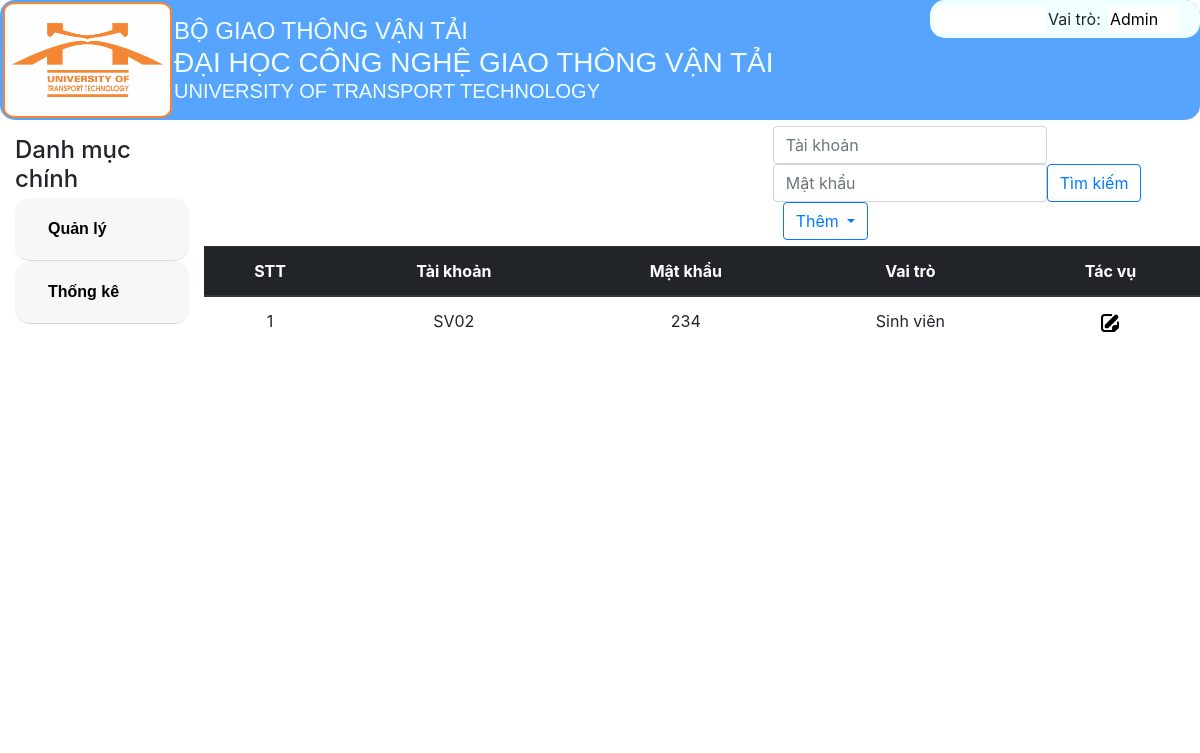
Before: /DanhSachTaiKhoan/ with the older database file.
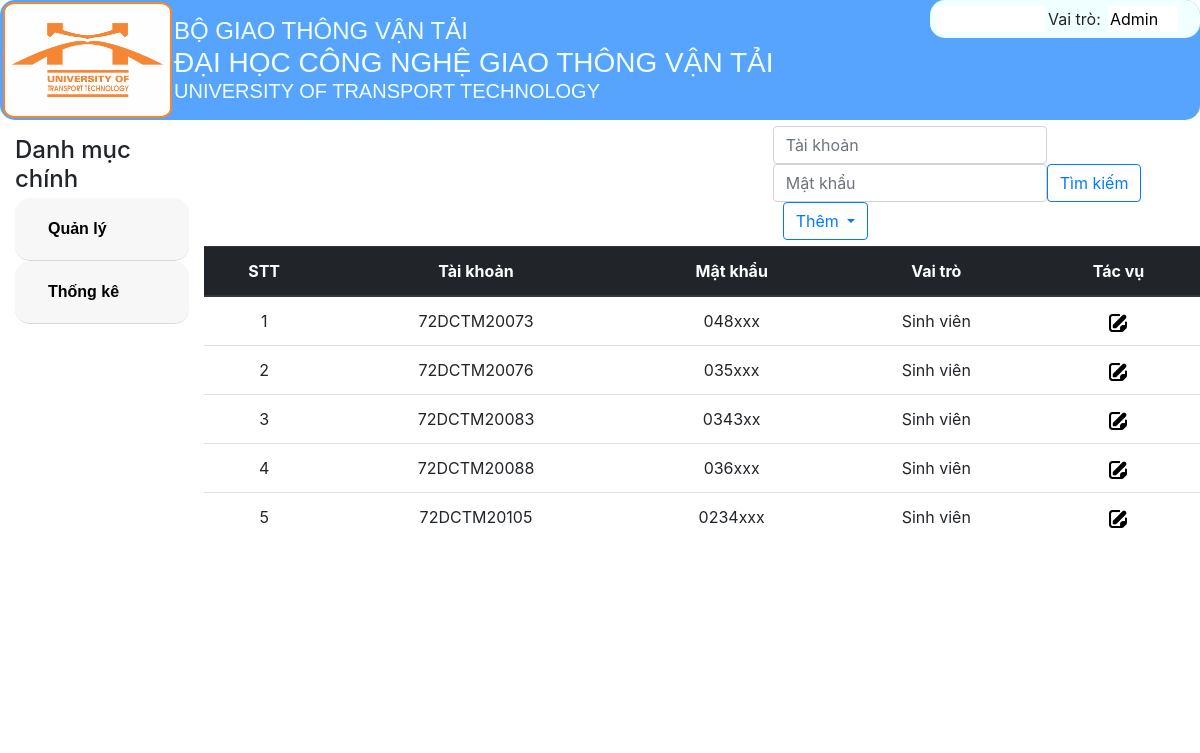
After: the same page with the newer database file.
### tables this page shows
CREATE TABLE `taikhoan` (
  `taikhoan` varchar(30) NOT NULL,
  `matkhau` varchar(30) NOT NULL,
  `vaitro` varchar(30) NOT NULL
);

### MVC/Core/controller.php (called while the page is built, shortened)
<?php
class Controller
{
    public function mode($mode){
        return new $mode;
    }
    function view($view, $data= []){
        include_once './MVC/Views/'.$view.'.php';
    }
}

### MVC/Controllers/DanhSachTaiKhoan.php (called while the page is built, shortened)
<?php
class DanhSachTaiKhoan extends Controller
{
    protected $taikhoan;
    function __construct()
    {
        $this->taikhoan = $this->mode('TaiKhoan');
    }
    function Get_data()
    {
        $this->view('MasterLayoutAD', [
            'page' => 'Taikhoan_v', 'dulieu' => $this->taikhoan->taikhoan_find('', '', 'Sinh viên'),
        ]);
    }
}

### MVC/Core/app.php (called while the page is built, shortened)
<?php
class app
{
    protected $action = 'Get_data';
    function __construct()
    {
        $arr = $this->ProcessURL();
        if($arr!=null){
            if(file_exists("./MVC/Controllers/".$arr[0].".php")){
                $this->controller=$arr[0];
                unset($arr[0]);
            }
        }
        $this->controller=new $this->controller;
        if(isset($arr[1])){
            unset($arr[1]);
        }
        $this->params=$arr?array_values($arr):[];
        call_user_func_array([$this->controller,$this->action],$this->params);
    }
    function ProcessURL(){
        if(isset($_GET['url'])){
            return explode("/",filter_var(trim($_GET['url']),FILTER_DEFAULT));
        }
    }
}
?>

### index.php (called while the page is built, shortened)
<?php
$myapp = new app();
?>

### MVC/Core/connectDB.php (called while the page is built, shortened)
<?php
class connectDB{
    protected $servername="localhost";
    protected $username="root";
    protected $password="";
    protected $dbname="btl_quanlydiem";
    function __construct(){
        $this->con=mysqli_connect($this->servername,$this->username,$this->password,$this->dbname);
    }
}
?>

### MVC/Models/TaiKhoan.php (called while the page is built, shortened)
<?php
class TaiKhoan extends connectDB
{
    function taikhoan_find($taikhoan, $matkhau, $vaitro)
    {
        $sql_taikhoan_find = "SELECT * FROM taikhoan where taikhoan like '%$taikhoan%' and matkhau like '%$matkhau%' and vaitro like '%$vaitro%'";
        return mysqli_query($this->con, $sql_taikhoan_find);
    }
}

### MVC/Views/Pages/Taikhoan_v.php (the view, shortened to what this page needs)
<!DOCTYPE html>
<html lang="en">
<head>
    <link rel="stylesheet" href="Public/Css/style.css">
    <link rel="stylesheet" href="Public/Css/css_bootstrap.min.css">
</head>
<body>
    <table style="width: 100%; margin: 5px 0px;">
        <tr>
            <td style="width: 57%;"></td>
            <td>
                <form action="http://localhost/BTL_QuanLyDiem/DanhSachTaiKhoan/Timkiem" method="post">
                    <div class="form-inline">
                        <input type="text" name="txtTaikhoan" class="form-control" placeholder="Tài khoản" value="<?php if (isset($data['taikhoan']))
                                                                                                                        echo $data['taikhoan'] ?>">
                        <input type="text" name="txtMatkhau" class="form-control" placeholder="Mật khẩu" value="<?php if (isset($data['matkhau']))
                                                                                                                    echo $data['matkhau'] ?>">
                        <input type="submit" class="btn btn-outline-primary" name="btnTimkiem" value="Tìm kiếm">
                </form>
                <button class="btn btn-outline-primary dropdown-toggle" type="button" id="dropdownMenuButton" data-toggle="dropdown" style="position: relative; left: 10px; top: 0px;">
                    Thêm
                </button>
                </div>
    <form action="http://localhost/BTL_QuanLyDiem/DanhSachTaiKhoan/Timkiem" method="post">
        <table class="table" style="text-align: center;">
            <thead class="thead-dark">
                <tr>
                    <th>STT</th>
                    <th>Tài khoản</th>
                    <th>Mật khẩu</th>
                    <th>Vai trò</th>
                    <th>Tác vụ</th>
                </tr>
            </thead>
            <tbody>
                <?php
                if (isset($data['dulieu']) && $data['dulieu'] != null) {
                    $i = 1;
                    while ($row = mysqli_fetch_array($data['dulieu'])) {
                ?>
                        <tr>
                            <td>
                                <?php echo $i++ ?>
                            </td>
                            <td>
                                <?php echo $row['taikhoan'] ?>
                            </td>
                            <td>
                                <?php echo $row['matkhau'] ?>
                            </td>
                            <td>
                                <?php echo $row['vaitro'] ?>
                            </td>
                            <td>
                                <a href="http://localhost/BTL_QuanLyDiem/DanhSachTaiKhoan/Sua/<?php echo $row['taikhoan'] ?>"><img class="icon" src="Public/Images/note.png" alt="note"></a>
                            </td>
                        </tr>
                <?php
                    }
                }
                ?>
            </tbody>
        </table>
    </form>
</body>
</html>

Changed rows visible on the page:
removed taikhoan: taikhoan "SV02", matkhau "234", vaitro "Sinh viên"
added taikhoan: taikhoan "72DCTM20073", matkhau "048xxx", vaitro "Sinh viên"
added taikhoan: taikhoan "72DCTM20076", matkhau "035xxx", vaitro "Sinh viên"
added taikhoan: taikhoan "72DCTM20083", matkhau "0343xx", vaitro "Sinh viên"
added taikhoan: taikhoan "72DCTM20088", matkhau "036xxx", vaitro "Sinh viên"
added taikhoan: taikhoan "72DCTM20105", matkhau "0234xxx", vaitro "Sinh viên"
